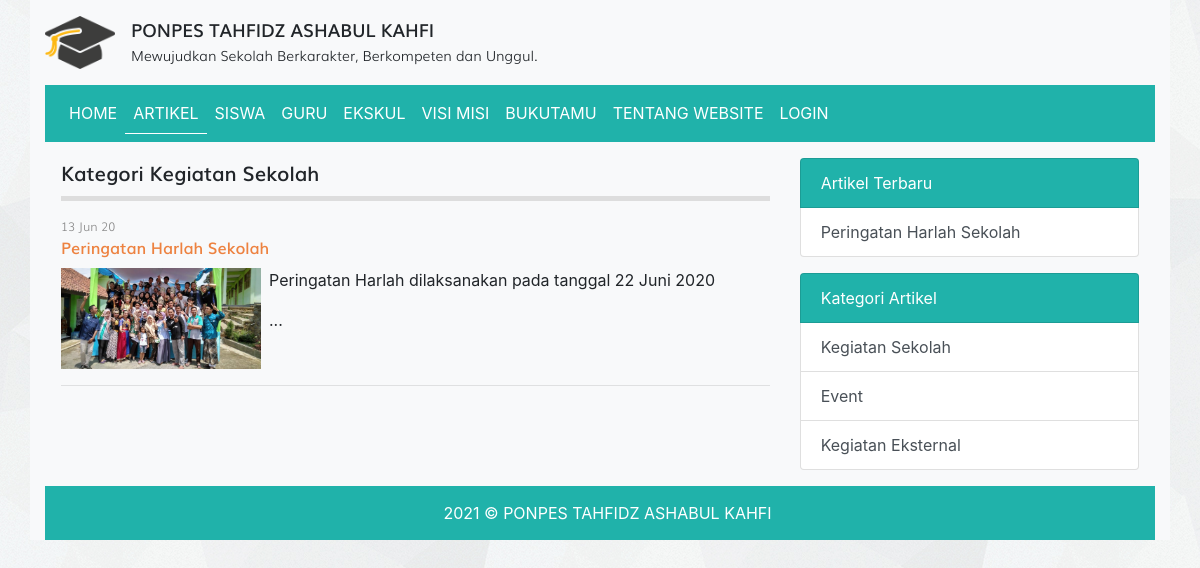
The page /kategori.php?id=3 on the database its author committed.
### tables this page shows
CREATE TABLE `tbl_kategori_artikel` (
  `id` int(11) NOT NULL,
  `nama_kategori` varchar(30) DEFAULT NULL
);

CREATE TABLE `tbl_artikel` (
  `id` int(11) NOT NULL,
  `judul` varchar(255) DEFAULT NULL,
  `isi` text DEFAULT NULL,
  `tanggal` date DEFAULT NULL,
  `foto` varchar(100) DEFAULT NULL,
  `id_kategori` int(11) DEFAULT NULL
);

### kategori.php (the view, shortened to what this page needs)
<?php
require_once 'koneksi.php';
$id = $_GET['id'];
$query = mysqli_query($koneksi, "SELECT * FROM tbl_artikel WHERE id_kategori = $id");
$query_kategori_artikel = mysqli_query($koneksi, "SELECT nama_kategori FROM tbl_kategori_artikel WHERE id = $id");
$kategori_artikel = mysqli_fetch_assoc($query_kategori_artikel);
?>
<!DOCTYPE html>
<html>
<head>
	<link rel="stylesheet" href="resources/fonts/stylesheet.css">
	<link rel="stylesheet" href="resources/css/bootstrap.min.css">
	<link rel="stylesheet" href="resources/css/style.css">
</head>
<body>
	<div class="container bg-light">
		<div class="logo clearfix">
			<div class="float-left mt-3 mb-3">
				<img src="resources/images/logo.png" alt="Logo Sekolah" width="70px" class="float-left mr-3">
				<div class="text float-right">
					<span class="smk">PONPES TAHFIDZ ASHABUL KAHFI</span><br>
					<span class="visi">Mewujudkan Sekolah Berkarakter, Berkompeten dan Unggul.</span>
				</div>
			</div>
		</div>
		<?php require_once 'navbar.php'; ?>
		<div class="row p-3">
			<div class="col-md-8">
				<div class="title mb-3">
					Kategori <?= $kategori_artikel['nama_kategori'] ?>
				</div>
				<?php while($artikel = mysqli_fetch_assoc($query)) : ?>
				<div class="artikel">
					<div class="info">
						<div class="post mb-2">
							<span class="tgl"><?= date('d M y', strtotime($artikel['tanggal'])) ?></span>
							<span class="judul"><a href="detail_artikel.php?id=<?= $artikel['id'] ?>"><?= $artikel['judul'] ?></a></span>
						</div>
					</div>
					<div class="detail">
						<div class="clearfix" style="text-align: justify;">
							<img src="images/artikel/<?= $artikel['foto'] ?>" alt="" width="200px" class="float-left mr-2">
							<?= substr($artikel['isi'], 0, 150) . '...' ?>
						</div>
					</div>
					<hr>
				</div>
				<?php endwhile; ?>
			</div>
			<?php require_once 'sidebar.php'; ?>
		</div>
		<div class="text-white footer">
			2021 © PONPES TAHFIDZ ASHABUL KAHFI
		</div>
	</div>
</body>
</html>

### sidebar.php
<?php
$query_artikel_terbaru = mysqli_query($koneksi, "SELECT * FROM tbl_artikel ORDER BY tanggal ASC LIMIT 4");
$query_kategori_artikel= mysqli_query($koneksi, "SELECT * FROM tbl_kategori_artikel LIMIT 4");
?>
<div class="col-sm-4">
	<div class="list-group">
		<span class="list-group-item text-white" style="background-color: #20B2AA">Artikel Terbaru</span>
		<?php while($artikel_terbaru = mysqli_fetch_assoc($query_artikel_terbaru)) : ?>
			<a href="detail_artikel.php?id=<?= $artikel_terbaru['id'] ?>" class="list-group-item list-group-item-action"><?= $artikel_terbaru['judul'] ?></a>
		<?php endwhile; ?>
	</div>
	<div class="list-group">
		<span class="list-group-item text-white mt-3" style="background-color: #20B2AA">Kategori Artikel</span>
		<?php while($kategori_artikel = mysqli_fetch_assoc($query_kategori_artikel)) : ?>
			<a href="kategori.php?id=<?= $kategori_artikel['id'] ?>" class="list-group-item list-group-item-action"><?= $kategori_artikel['nama_kategori'] ?></a>
		<?php endwhile; ?>
	</div>
</div>

### resources/css/style.css (style rules this page uses)
body { background-image: url('../images/bg_all.jpg'); }
.smk { font-family: 'mulisemibold'; font-size: 18px; }
.visi { font-family: 'mulilight'; font-size: 14px; }
.title { font-family: 'mulisemibold'; font-size: 20px; padding-bottom: 7.5px; border-bottom: 5px solid #ddd }
span.tgl { font-size: 12px; font-family: 'mulilight'; color: #888; display: block; }
span.judul a { text-decoration: none; font-size: 16px; font-family: 'mulisemibold'; color: #ED8240; display: inline-block; transition: .35s; }
.footer { background-color: #20B2AA; padding: 15px 15px 15px 30px; text-align: center; }

### rows shown on the page
tbl_kategori_artikel: nama_kategori "Kegiatan Sekolah"
tbl_artikel: tanggal "13 Jun 20", judul "Peringatan Harlah Sekolah", foto (picture), isi "Peringatan Harlah dilaksanakan pada tanggal 22 Juni 2020"
tbl_kategori_artikel: nama_kategori "Event"
tbl_kategori_artikel: nama_kategori "Kegiatan Eksternal"
